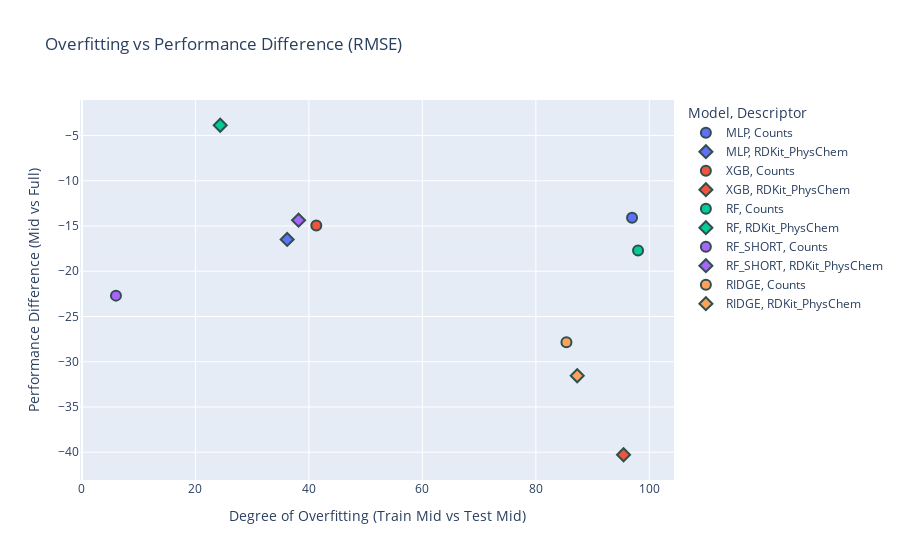

Here is the notebook cell this chart was saved with:
### Code cell
import plotly.express as px
import pandas as pd

def compute_overfitting_ratio(train_metrics, test_metrics, metric_name):
    """
    Compute the ratio of test performance to train performance for mid-range data.
    Higher is better for Kendall Tau, lower is better for errors.
    """
    if metric_name in ['KendallTau']:  # Higher is better
        return [(test / train) * 100 for train, test in zip(train_metrics[metric_name], test_metrics[metric_name])]
    else:  # Lower is better for RMSE, MAE, MedianAE
        return [(train / test) * 100 for train, test in zip(train_metrics[metric_name], test_metrics[metric_name])]

def analyze_overfitting_vs_performance_diff(
    train_metrics_mid, test_metrics_mid, train_metrics_full, test_metrics_full,
    metric_name='KendallTau', model_order=None, descriptor_order=None
):
    # Compute overfitting ratio (train mid vs test mid)
    overfitting_mid = compute_overfitting_ratio(train_metrics_mid, test_metrics_mid, metric_name)

    # Calculate performance difference (mid vs full) as a percentage
    performance_diff_mid_full = [
        ((mid - full) / full) * 100
        for mid, full in zip(test_metrics_mid[metric_name], test_metrics_full[metric_name])
    ]

    # Flatten model and descriptor combinations
    models = [model for model in model_order for _ in descriptor_order]
    descriptors = descriptor_order * len(model_order)

    # Combine into a DataFrame
    df = pd.DataFrame({
        'Model': models,
        'Descriptor': descriptors,
        'Overfitting (%)': overfitting_mid,
        'Performance Difference (%)': performance_diff_mid_full
    })

    # Ensure the DataFrame creation works without length mismatch
    if len(models) != len(overfitting_mid) or len(descriptors) != len(performance_diff_mid_full):
        raise ValueError("Lengths of models, descriptors, or metric lists do not match!")

    # Create an interactive scatter plot
    fig = px.scatter(
        df,
        x='Overfitting (%)',
        y='Performance Difference (%)',
        color='Model',
        symbol='Descriptor',
        hover_data=['Model', 'Descriptor'],
        title=f"Overfitting vs Performance Difference ({metric_name})",
        labels={
            'Overfitting (%)': 'Degree of Overfitting (Train Mid vs Test Mid)',
            'Performance Difference (%)': 'Performance Difference (Mid vs Full)'
        }
    )
    fig.update_traces(marker=dict(size=10, line=dict(width=2, color='DarkSlateGrey')))
    fig.show()



# Example usage

# Paths to data
train_path_full = 'results/train_set_full_overfitting_check_different_train_ranges_Counts_NeuralNetworkModelGregstyle.pkl'
train_path_mid = 'results/train_set_mid_overfitting_check_different_train_ranges_Counts_NeuralNetworkModelGregstyle.pkl'
test_path = 'results/test_set_overfitting_check_different_train_ranges_Counts_NeuralNetworkModelGregstyle.pkl'

# Metric names to analyze
metric_name = 'RMSE'

# Load data
train_data_full, train_data_mid, test_data = load_data(train_path_full, train_path_mid, test_path)

# Calculate metrics
train_metrics_full = calculate_metrics(
    train_data_full['reals_list'],
    train_data_full['predictions_train_full_range'],
    metric_names=[metric_name]
)
train_metrics_mid = calculate_metrics(
    train_data_mid['reals_list'],
    train_data_mid['predictions_train_mid_range'],
    metric_names=[metric_name]
)
test_metrics_mid = calculate_metrics(
    test_data['reals_list'],
    test_data['predictions_train_mid_range'],
    metric_names=[metric_name]
)
test_metrics_full = calculate_metrics(
    test_data['reals_list'],
    test_data['predictions_train_full_range'],
    metric_names=[metric_name]
)

# Define model and descriptor orders
model_order = ['MLP', 'XGB', 'RF', 'RF_SHORT', 'RIDGE']
descriptor_order = ['Counts', 'RDKit_PhysChem']

# Call the analysis function
analyze_overfitting_vs_performance_diff(
    train_metrics_mid=train_metrics_mid,
    test_metrics_mid=test_metrics_mid,
    train_metrics_full=train_metrics_full,
    test_metrics_full=test_metrics_full,
    metric_name=metric_name,
    model_order=model_order,
    descriptor_order=descriptor_order
)

### Figure 1 — Plotly figure (JSON) as saved in the notebook; plotly's stock layout.template omitted (floating-point values rounded to 4 significant figures)
{"data": [{"customdata": [["MLP", "Counts"]], "hovertemplate": "Model=%{customdata[0]}<br>Descriptor=%{customdata[1]}<br>Degree of Overfitting (Train Mid vs Test Mid)=%{x}<br>Performance Difference (Mid vs Full)=%{y}<extra></extra>", "legendgroup": "MLP, Counts", "marker": {"color": "#636efa", "line": {"color": "DarkSlateGrey", "width": 2}, "size": 10, "symbol": "circle"}, "mode": "markers", "name": "MLP, Counts", "orientation": "v", "showlegend": true, "type": "scatter", "x": [96.96], "xaxis": "x", "y": [-14.1], "yaxis": "y"}, {"customdata": [["MLP", "RDKit_PhysChem"]], "hovertemplate": "Model=%{customdata[0]}<br>Descriptor=%{customdata[1]}<br>Degree of Overfitting (Train Mid vs Test Mid)=%{x}<br>Performance Difference (Mid vs Full)=%{y}<extra></extra>", "legendgroup": "MLP, RDKit_PhysChem", "marker": {"color": "#636efa", "line": {"color": "DarkSlateGrey", "width": 2}, "size": 10, "symbol": "diamond"}, "mode": "markers", "name": "MLP, RDKit_PhysChem", "orientation": "v", "showlegend": true, "type": "scatter", "x": [36.17], "xaxis": "x", "y": [-16.48], "yaxis": "y"}, {"customdata": [["XGB", "Counts"]], "hovertemplate": "Model=%{customdata[0]}<br>Descriptor=%{customdata[1]}<br>Degree of Overfitting (Train Mid vs Test Mid)=%{x}<br>Performance Difference (Mid vs Full)=%{y}<extra></extra>", "legendgroup": "XGB, Counts", "marker": {"color": "#EF553B", "line": {"color": "DarkSlateGrey", "width": 2}, "size": 10, "symbol": "circle"}, "mode": "markers", "name": "XGB, Counts", "orientation": "v", "showlegend": true, "type": "scatter", "x": [41.3], "xaxis": "x", "y": [-14.95], "yaxis": "y"}, {"customdata": [["XGB", "RDKit_PhysChem"]], "hovertemplate": "Model=%{customdata[0]}<br>Descriptor=%{customdata[1]}<br>Degree of Overfitting (Train Mid vs Test Mid)=%{x}<br>Performance Difference (Mid vs Full)=%{y}<extra></extra>", "legendgroup": "XGB, RDKit_PhysChem", "marker": {"color": "#EF553B", "line": {"color": "DarkSlateGrey", "width": 2}, "size": 10, "symbol": "diamond"}, "mode": "markers", "name": "XGB, RDKit_PhysChem", "orientation": "v", "showlegend": true, "type": "scatter", "x": [95.46], "xaxis": "x", "y": [-40.28], "yaxis": "y"}, {"customdata": [["RF", "Counts"]], "hovertemplate": "Model=%{customdata[0]}<br>Descriptor=%{customdata[1]}<br>Degree of Overfitting (Train Mid vs Test Mid)=%{x}<br>Performance Difference (Mid vs Full)=%{y}<extra></extra>", "legendgroup": "RF, Counts", "marker": {"color": "#00cc96", "line": {"color": "DarkSlateGrey", "width": 2}, "size": 10, "symbol": "circle"}, "mode": "markers", "name": "RF, Counts", "orientation": "v", "showlegend": true, "type": "scatter", "x": [98.01], "xaxis": "x", "y": [-17.71], "yaxis": "y"}, {"customdata": [["RF", "RDKit_PhysChem"]], "hovertemplate": "Model=%{customdata[0]}<br>Descriptor=%{customdata[1]}<br>Degree of Overfitting (Train Mid vs Test Mid)=%{x}<br>Performance Difference (Mid vs Full)=%{y}<extra></extra>", "legendgroup": "RF, RDKit_PhysChem", "marker": {"color": "#00cc96", "line": {"color": "DarkSlateGrey", "width": 2}, "size": 10, "symbol": "diamond"}, "mode": "markers", "name": "RF, RDKit_PhysChem", "orientation": "v", "showlegend": true, "type": "scatter", "x": [24.37], "xaxis": "x", "y": [-3.862], "yaxis": "y"}, {"customdata": [["RF_SHORT", "Counts"]], "hovertemplate": "Model=%{customdata[0]}<br>Descriptor=%{customdata[1]}<br>Degree of Overfitting (Train Mid vs Test Mid)=%{x}<br>Performance Difference (Mid vs Full)=%{y}<extra></extra>", "legendgroup": "RF_SHORT, Counts", "marker": {"color": "#ab63fa", "line": {"color": "DarkSlateGrey", "width": 2}, "size": 10, "symbol": "circle"}, "mode": "markers", "name": "RF_SHORT, Counts", "orientation": "v", "showlegend": true, "type": "scatter", "x": [5.991], "xaxis": "x", "y": [-22.69], "yaxis": "y"}, {"customdata": [["RF_SHORT", "RDKit_PhysChem"]], "hovertemplate": "Model=%{customdata[0]}<br>Descriptor=%{customdata[1]}<br>Degree of Overfitting (Train Mid vs Test Mid)=%{x}<br>Performance Difference (Mid vs Full)=%{y}<extra></extra>", "legendgroup": "RF_SHORT, RDKit_PhysChem", "marker": {"color": "#ab63fa", "line": {"color": "DarkSlateGrey", "width": 2}, "size": 10, "symbol": "diamond"}, "mode": "markers", "name": "RF_SHORT, RDKit_PhysChem", "orientation": "v", "showlegend": true, "type": "scatter", "x": [38.18], "xaxis": "x", "y": [-14.36], "yaxis": "y"}, {"customdata": [["RIDGE", "Counts"]], "hovertemplate": "Model=%{customdata[0]}<br>Descriptor=%{customdata[1]}<br>Degree of Overfitting (Train Mid vs Test Mid)=%{x}<br>Performance Difference (Mid vs Full)=%{y}<extra></extra>", "legendgroup": "RIDGE, Counts", "marker": {"color": "#FFA15A", "line": {"color": "DarkSlateGrey", "width": 2}, "size": 10, "symbol": "circle"}, "mode": "markers", "name": "RIDGE, Counts", "orientation": "v", "showlegend": true, "type": "scatter", "x": [85.39], "xaxis": "x", "y": [-27.85], "yaxis": "y"}, {"customdata": [["RIDGE", "RDKit_PhysChem"]], "hovertemplate": "Model=%{customdata[0]}<br>Descriptor=%{customdata[1]}<br>Degree of Overfitting (Train Mid vs Test Mid)=%{x}<br>Performance Difference (Mid vs Full)=%{y}<extra></extra>", "legendgroup": "RIDGE, RDKit_PhysChem", "marker": {"color": "#FFA15A", "line": {"color": "DarkSlateGrey", "width": 2}, "size": 10, "symbol": "diamond"}, "mode": "markers", "name": "RIDGE, RDKit_PhysChem", "orientation": "v", "showlegend": true, "type": "scatter", "x": [87.29], "xaxis": "x", "y": [-31.55], "yaxis": "y"}], "layout": {"legend": {"title": {"text": "Model, Descriptor"}, "tracegroupgap": 0}, "title": {"text": "Overfitting vs Performance Difference (RMSE)"}, "xaxis": {"anchor": "y", "domain": [0, 1], "title": {"text": "Degree of Overfitting (Train Mid vs Test Mid)"}}, "yaxis": {"anchor": "x", "domain": [0, 1], "title": {"text": "Performance Difference (Mid vs Full)"}}}}
